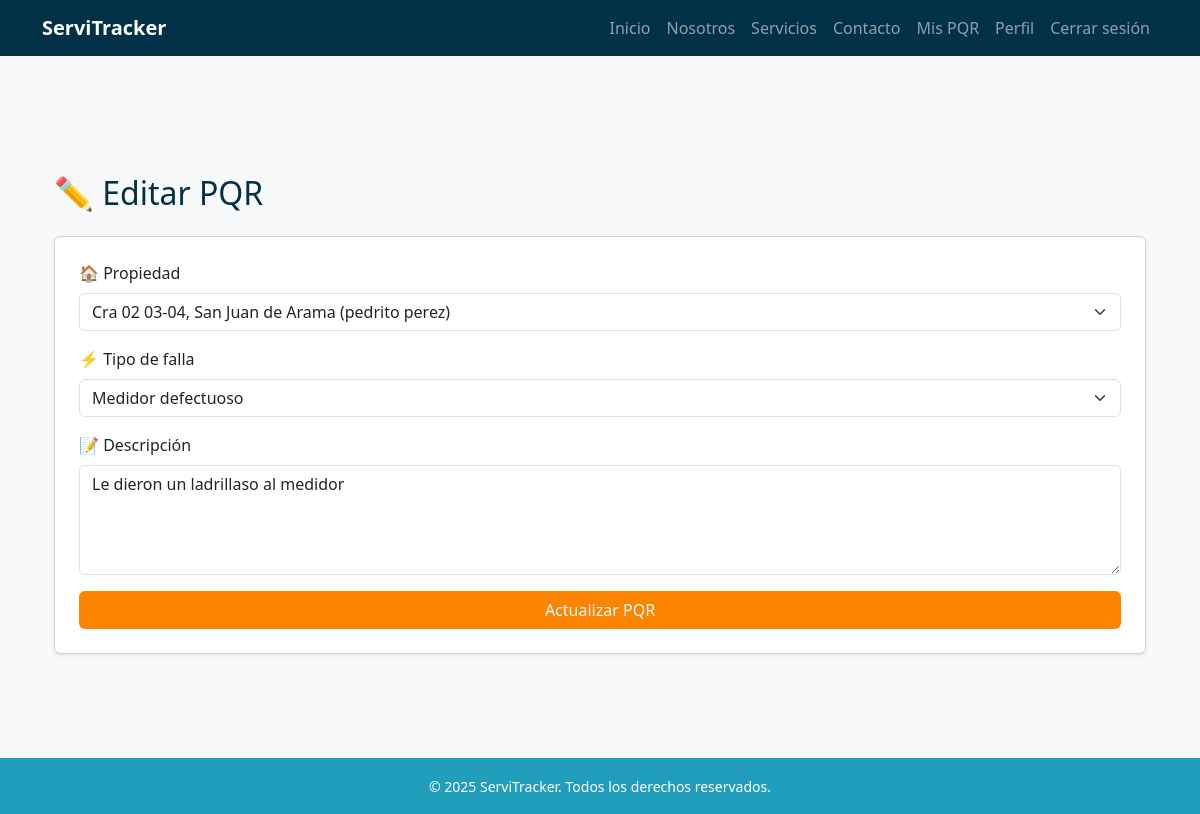
The app's page /pqr/4/editar/ (signed in) with its own data.
### pqr/models.py (models this page shows, shortened)
class PQR(models.Model):
    ciudadano = models.ForeignKey(
        settings.AUTH_USER_MODEL,
        on_delete=models.SET_NULL,
        null=True,
        blank=True,
        related_name="pqrs_ciudadano"
    )
    propiedad = models.ForeignKey(
        Propiedad,
        on_delete=models.SET_NULL,
        null=True,
        blank=True
    )
    direccion = models.CharField(max_length=255, blank=True, null=True)
    departamento = models.CharField(max_length=100, blank=True, null=True)
    ciudad = models.CharField(max_length=100, blank=True, null=True)
    telefono_contacto = models.CharField(max_length=20, unique=True, null=True, blank=True)
    tipo_falla = models.ForeignKey(TipoFalla, on_delete=models.PROTECT)
    descripcion = models.TextField()
    estado = models.ForeignKey(EstadoPQR, on_delete=models.PROTECT)
    tecnico_asignado = models.ForeignKey(
        settings.AUTH_USER_MODEL,
        on_delete=models.SET_NULL,
        null=True,
        blank=True,
        related_name="pqrs_tecnico"
    )
    agente_revisor = models.ForeignKey(
        settings.AUTH_USER_MODEL,
        on_delete=models.SET_NULL,
        null=True,
        blank=True,
        related_name="pqrs_agente"
    )
    observacion_tecnico = models.TextField(blank=True, null=True)
    fecha_creacion = models.DateTimeField(auto_now_add=True)
    fecha_actualizacion = models.DateTimeField(auto_now=True)

### pqr/views.py (the view)
# urls.py: path('<int:pk>/editar/', views.editar_pqr, name='editar_pqr'),
@login_required
def editar_pqr(request, pk):
    pqr = get_object_or_404(PQR, pk=pk, ciudadano=request.user)
    if pqr.estado.nombre != "Pendiente":
        return redirect('mi_lista_pqr')
    if request.method == 'POST':
        form = PQRForm(request.POST, instance=pqr)
        if form.is_valid():
            form.save()
            return redirect('mi_lista_pqr')
    else:
        form = PQRForm(instance=pqr)
    return render(request, 'pqr/editar.html', {'form': form})

### pqr/forms.py
class PQRForm(forms.ModelForm):
    class Meta:
        model = PQR
        fields = ['propiedad', 'tipo_falla', 'descripcion']
        widgets = {
            'propiedad': forms.Select(attrs={'class': 'form-select'}),
            'tipo_falla': forms.Select(attrs={'class': 'form-select'}),
            'descripcion': forms.Textarea(attrs={'class': 'form-control', 'rows': 4}),
        }

### pqr/models.py (called while the page is built)
    def __str__(self):
        return self.nombre

### propiedades/models.py (called while the page is built)
    def __str__(self):
        nombre = self.usuario.get_full_name() if hasattr(self.usuario, 'get_full_name') else str(self.usuario)
        return f"{self.direccion}, {self.ciudad} ({nombre})"

### usuarios/models.py (called while the page is built)
    def get_full_name(self):
        nombre = (self.nombres or "").strip()
        apellido = (self.apellidos or "").strip()
        full = f"{nombre} {apellido}".strip()
        return full or ""

### templates/pqr/editar.html (shortened to what this page needs)
{% extends 'base.html' %}
{% block content %}
<div class="container my-5">
    <h2 class="text-blue-dark mb-4">✏️ Editar PQR</h2>
    <form method="post" class="card shadow-sm p-4">
        <div class="mb-3">
            <label for="id_propiedad" class="form-label">🏠 Propiedad</label>
            {{ form.propiedad }}
        </div>
        <div class="mb-3">
            <label for="id_tipo_falla" class="form-label">⚡ Tipo de falla</label>
            {{ form.tipo_falla }}
        </div>
        <div class="mb-3">
            <label for="id_descripcion" class="form-label">📝 Descripción</label>
            {{ form.descripcion }}
        </div>
        <button type="submit" class="btn btn-orange-dark w-100">Actualizar PQR</button>
    </form>
</div>
{% endblock %}

### static/css/style.css (style rules this page uses)
:root { --blue-light: #8ecae6; --blue-mid: #219ebc; --blue-deep: #126782; --blue-dark: #023047; --yellow: #ffb703; --orange-light: #fd9e02; --orange-dark: #fb8500; --green-light: #198754; --green-dark: #146c43; }
.text-blue-dark { color: var(--blue-dark); }
body { font-family: 'Segoe UI', sans-serif; background-color: #f8f9fa; padding-top: 70px; min-height: 100vh; display: flex; flex-direction: column; }
.btn-orange-dark { background-color: var(--orange-dark); color: white; }

### records on screen
PQR: propiedad "Cra 02 03-04, San Juan de Arama (pedrito perez)", tipo_falla "Medidor defectuoso", descripcion "Le dieron un ladrillaso al medidor"
